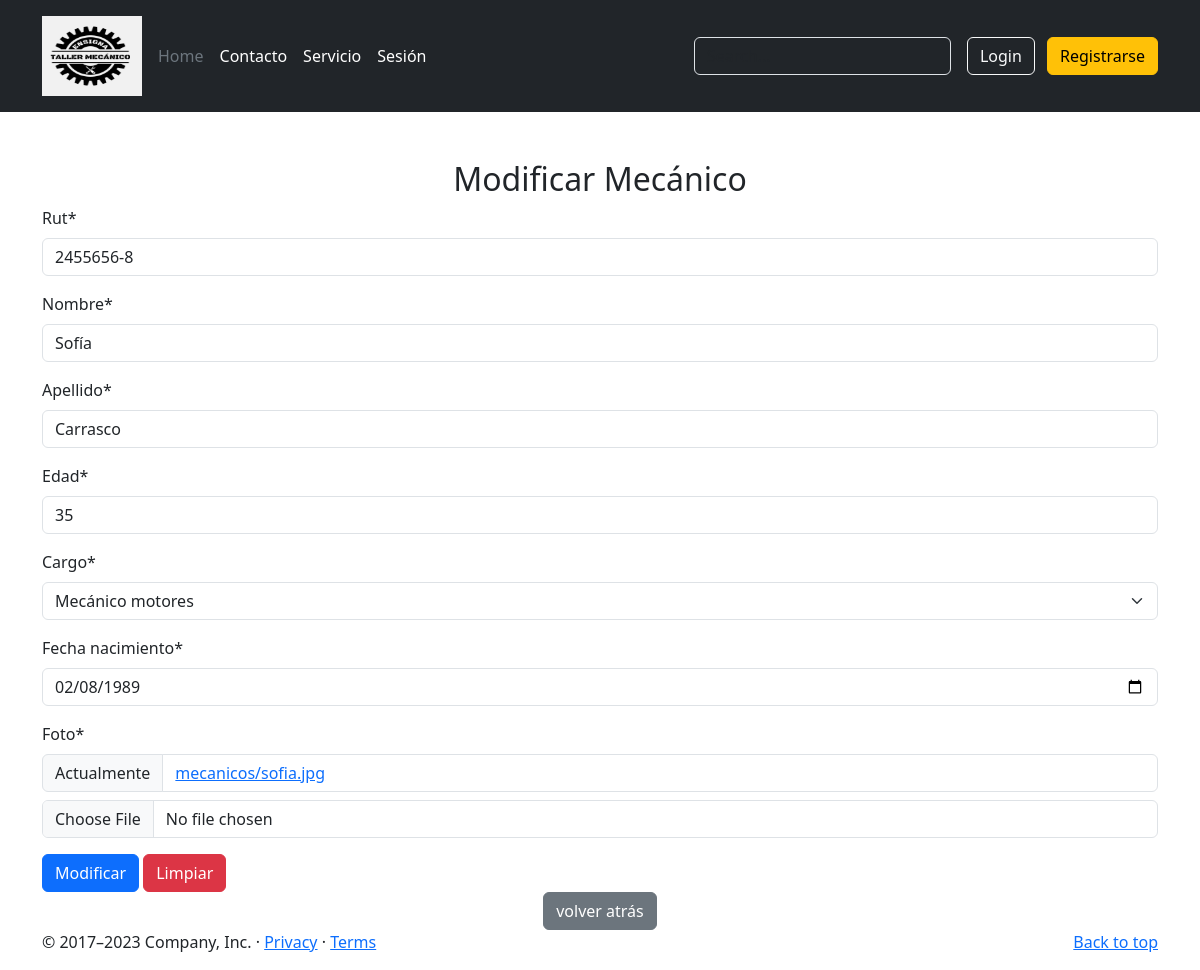
The page /mantenedor/profesional/modificar/2455656-8/ on the database its author committed.
### appweb/models.py (models this page shows, shortened)
class Mecanico(models.Model):
    rut = models.CharField(max_length=10)
    nombre = models.CharField(max_length=100)
    apellido = models.CharField(max_length=80)
    edad = models.IntegerField()
    cargo = models.ForeignKey(Cargo, on_delete=models.PROTECT)
    fecha_nacimiento = models.DateField()
    foto = models.ImageField(null=True, upload_to='mecanicos')

class Cargo(models.Model):
    nombre = models.CharField(max_length=50)
    def __str__(self):
        return self.nombre

### appweb/views.py (the view, shortened to what this page needs)
# urls.py: path('mantenedor/profesional/modificar/<rut>/', modificar_mecanico, name="modificar_mecanico"),
def modificar_mecanico(request,rut):
    mecanico = get_object_or_404(Mecanico, rut=rut)
    data = {
        "form": MecanicoForm(instance=mecanico)
    }
    return render(request, "mantenedor/profesional/modificar.html",data)

### appweb/forms.py
class MecanicoForm(forms.ModelForm):
    class Meta:
        model = Mecanico
        fields = "__all__"
        widgets = {
            "fecha_nacimiento": forms.DateTimeInput(attrs={'type':'date'}, format=('%Y-%m-%d'))
        }

### appweb/templates/mantenedor/profesional/modificar.html (shortened to what this page needs)
{% extends 'base.html' %}
{% load crispy_forms_tags %}
{% block contenido %}
<div class="container mt-5">
  <div class="text-center">
    <h2 class="mt-4">Modificar Mecánico</h2>
  </div>
  <form id="formAgregar" method="post" action="" enctype="multipart/form-data">
    {{ form | crispy }}
    <button type="submit" class="btn btn-primary">Modificar</button>
    <button type="reset" class="btn btn-danger">Limpiar</button>
    <center><input type="button" class="btn btn-secondary btn" onclick="history.back()"
      name="volver atrás" value="volver atrás"></center>
</form>
</div>
{% endblock %}

### rows shown on the page
Mecanico: rut "2455656-8", nombre "Sofía", apellido "Carrasco", edad "35", cargo "Mecánico motores", fecha_nacimiento "02/08/1989"
